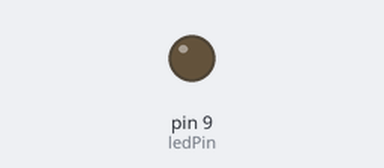
Recording of a sketch running on a simulated Arduino Uno, built with avr-gcc and run on an emulated ATmega328P. Shown: output pins drawn as LEDs (lit = HIGH).

Above: at 0.05 s.
At 1.2 s:
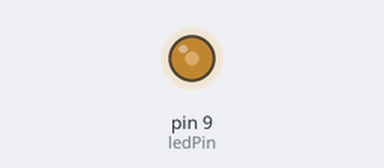
At 2.35 s:
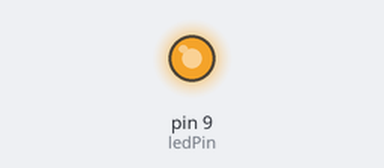
At 4.7 s:
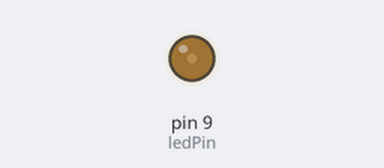
Timing chart, 0 to 6.8 s (numbered marks = the images above):
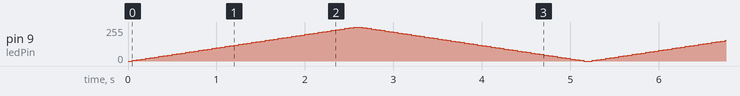

The sketch:

8A_LedFading.ino
```cpp
/*
    Programa para encender y apagar un LED gradualmente
    Subida y bajada de 2,5s

    LED pin 9

*/

// Variables globales constantes
const int ledPin = 9; // LED conectado a Pin 9

void setup() {
  // nada que declarar en el set up
}
void loop() {
  // Encendido gradual del LED en 2,5s
  for (int fadeValue = 0 ; fadeValue <= 255; fadeValue += 5) {
    analogWrite(ledPin, fadeValue);   // establece el valor de 0 a 255
    delay(50);                        // espera de 50 ms
  }
  // Apagado gradual del LED en 2,5
  for (int fadeValue = 255 ; fadeValue >= 0; fadeValue -= 5) {
    analogWrite(ledPin, fadeValue);     // establece el valor de 255 a 0
    delay(50);                        // espera de 50 ms
  }
}
```
